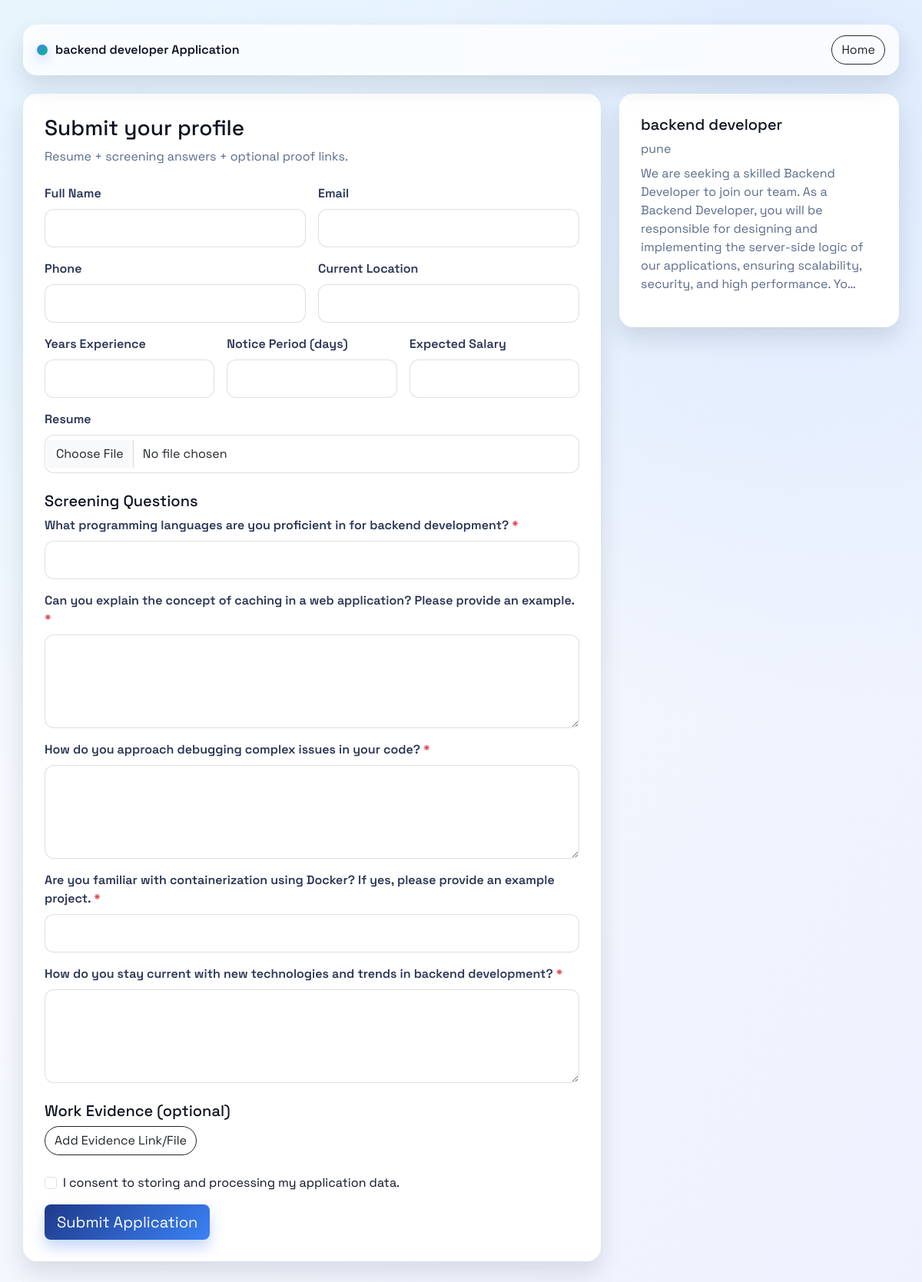
The page /apply/9/ on the database its author committed.
### core/models.py (models this page shows, shortened)
class Job(models.Model):
    title = models.CharField(max_length=255)
    description = models.TextField()
    skills = models.JSONField(blank=True, null=True)
    location = models.CharField(max_length=120, blank=True)
    employment_type = models.CharField(max_length=40, blank=True)
    min_experience_years = models.PositiveSmallIntegerField(null=True, blank=True)
    created_by = models.ForeignKey(
        User,
        on_delete=models.SET_NULL,
        null=True,
        blank=True,
        related_name="jobs_created",
    )
    created_at = models.DateTimeField(auto_now_add=True)

class ScreeningQuestion(models.Model):
    QUESTION_TYPE_CHOICES = [
        ("knockout_bool", "Knockout Bool"),
        ("single_choice", "Single Choice"),
        ("multi_choice", "Multi Choice"),
        ("short_text", "Short Text"),
        ("long_text", "Long Text"),
        ("number", "Number"),
        ("file", "File Upload"),
        ("url", "URL"),
    ]
    BUCKET_CHOICES = [
        ("skills_evidence", "Skills Evidence"),
        ("problem_solving", "Problem Solving"),
        ("role_fit", "Role Fit"),
        ("work_style", "Work Style"),
    ]
    job = models.ForeignKey(Job, on_delete=models.CASCADE, related_name="questions")
    prompt = models.TextField()
    question_type = models.CharField(max_length=20, choices=QUESTION_TYPE_CHOICES)
    is_required = models.BooleanField(default=True)
    is_knockout = models.BooleanField(default=False)
    knockout_rule = models.JSONField(null=True, blank=True)
    bucket = models.CharField(max_length=25, choices=BUCKET_CHOICES, blank=True)
    order = models.PositiveIntegerField(default=0)
    class Meta:
        ordering = ["order", "id"]

### core/views.py (the view, shortened to what this page needs)
# urls.py: path('apply/<int:job_id>/', views.candidate_apply, name="candidate_apply"),
def candidate_apply(request, job_id):
    job = get_object_or_404(Job, id=job_id)
    questions = list(job.questions.all())
    return render(
        request,
        "core/candidate_apply.html",
        {
            "job": job,
            "questions": questions,
        },
    )

### core/templates/core/candidate_apply.html (shortened to what this page needs)
<!DOCTYPE html>
<html>
<head>
    <link href="https://cdn.jsdelivr.net/npm/bootstrap@5.3.2/dist/css/bootstrap.min.css" rel="stylesheet">
    {% load static %}
    <link href="{% static 'core/style.css' %}" rel="stylesheet">
</head>
<body class="app-body">
<div class="container app-shell">
    <div class="app-nav mb-4">
        <div class="brand-mark">
            <span class="brand-dot"></span>
            <span>{{ job.title }} Application</span>
        </div>
        <a href="{% url 'home' %}" class="btn btn-outline-dark">Home</a>
    </div>
    <div class="row g-4">
        <div class="col-lg-8">
            <div class="app-card">
                <h3 class="mb-2">Submit your profile</h3>
                <p class="muted-text mb-4">Resume + screening answers + optional proof links.</p>
                <form method="post" enctype="multipart/form-data">
                    <div class="row g-3">
                        <div class="col-md-6">
                            <label class="form-label">Full Name</label>
                            <input class="form-control" name="full_name" required>
                        </div>
                        <div class="col-md-6">
                            <label class="form-label">Email</label>
                            <input class="form-control" type="email" name="email" required>
                        </div>
                        <div class="col-md-6">
                            <label class="form-label">Phone</label>
                            <input class="form-control" name="phone">
                        </div>
                        <div class="col-md-6">
                            <label class="form-label">Current Location</label>
                            <input class="form-control" name="current_location">
                        </div>
                        <div class="col-md-4">
                            <label class="form-label">Years Experience</label>
                            <input class="form-control" type="number" step="0.1" min="0" name="years_experience">
                        </div>
                        <div class="col-md-4">
                            <label class="form-label">Notice Period (days)</label>
                            <input class="form-control" type="number" min="0" name="notice_period_days">
                        </div>
                        <div class="col-md-4">
                            <label class="form-label">Expected Salary</label>
                            <input class="form-control" type="number" step="0.01" min="0" name="expected_salary">
                        </div>
                    </div>
                    <div class="mt-3">
                        <label class="form-label">Resume</label>
                        <input class="form-control" type="file" name="resume_file" accept="application/pdf,image/*" required>
                    </div>
                    <h5 class="mt-4">Screening Questions</h5>
                    {% if questions %}
                        {% for q in questions %}
                            <div class="mb-3">
                                <label class="form-label">
                                    {{ q.prompt }}
                                    {% if q.is_required %}<span class="text-danger">*</span>{% endif %}
                                </label>
                                {% if q.question_type == "long_text" %}
                                    <textarea class="form-control" rows="4" name="question_{{ q.id }}" {% if q.is_required %}required{% endif %}></textarea>
                                {% elif q.question_type == "number" %}
                                    <input type="number" class="form-control" name="question_{{ q.id }}" {% if q.is_required %}required{% endif %}>
                                {% elif q.question_type == "url" %}
                                    <input type="url" class="form-control" name="question_{{ q.id }}" {% if q.is_required %}required{% endif %}>
                                {% else %}
                                    <input type="text" class="form-control" name="question_{{ q.id }}" {% if q.is_required %}required{% endif %}>
                                {% endif %}
                            </div>
                        {% endfor %}
                    {% else %}
                        <p class="muted-text">No custom questions configured for this role.</p>
                    {% endif %}
                    <h5 class="mt-4">Work Evidence (optional)</h5>
                    <button type="button" class="btn btn-outline-dark" id="add-artifact-btn">Add Evidence Link/File</button>
                    <div class="form-check mt-4 mb-3">
                        <input class="form-check-input" type="checkbox" id="consent" name="consent_given" required>
                        <label class="form-check-label" for="consent">I consent to storing and processing my application data.</label>
                    </div>
                    <button class="btn btn-primary btn-lg" type="submit">Submit Application</button>
                </form>
            </div>
        </div>
        <div class="col-lg-4">
            <div class="app-card">
                <h5 class="mb-2">{{ job.title }}</h5>
                <p class="muted-text mb-2">{{ job.location }}</p>
                <p class="muted-text">{{ job.description|truncatechars:240 }}</p>
            </div>
        </div>
    </div>
</div>
</body>
</html>

### core/static/core/style.css (style rules this page uses)
:root { --ink-900: #0d1220; --ink-700: #2a3454; --ink-500: #5a6b8a; --surface: #ffffff; --surface-2: #f4f6fb; --brand-700: #1e3a8a; --brand-500: #3b82f6; --brand-300: #93c5fd; --accent-500: #10b981; --warning-500: #f59e0b; --danger-500: #ef4444; --shadow-lg: 0 24px 60px rgba(15, 23, 42, 0.15); --shadow-md: 0 14px 30px rgba(15, 23, 42, 0.12); --radius-xl: 24px; --radius-lg: 18px; --radius-md: 12px; }
* { box-sizing: border-box; }
body.app-body { font-family: "Space Grotesk", "Source Sans 3", sans-serif; color: var(--ink-900); background: radial-gradient(circle at 15% 15%, #e0f2fe 0%, transparent 45%), radial-gradient(circle at 85% 10%, #dbeafe 0%, transparent 42%), linear-gradient(120deg, #f8fafc 0%, #eef2ff 100%); min-height: 100vh; }
.app-shell { padding: 32px 0 64px; }
.app-nav { display: flex; align-items: center; justify-content: space-between; padding: 14px 18px; background: rgba(255, 255, 255, 0.8); border-radius: var(--radius-lg); box-shadow: var(--shadow-md); backdrop-filter: blur(10px); }
.brand-mark { display: inline-flex; align-items: center; gap: 10px; font-weight: 600; color: var(--ink-900); }
.brand-dot { width: 14px; height: 14px; border-radius: 50%; background: linear-gradient(135deg, var(--brand-500), var(--accent-500)); box-shadow: 0 6px 16px rgba(59, 130, 246, 0.35); }
.btn-primary { background: linear-gradient(135deg, var(--brand-700), var(--brand-500)); border: none; box-shadow: 0 10px 18px rgba(37, 99, 235, 0.25); }
.btn-outline-dark { border-radius: 999px; }
.app-card { background: var(--surface); border-radius: var(--radius-lg); box-shadow: var(--shadow-md); padding: 28px; }
.form-label { font-weight: 600; color: var(--ink-700); }
.form-control, .form-select { border-radius: 12px; border: 1px solid rgba(148, 163, 184, 0.35); padding: 12px 14px; }
.muted-text { color: var(--ink-500); }

### rows shown on the page
Job: title "backend developer", location "pune", description "We are seeking a skilled Backend Developer to join our team. As a Backend Developer, you will be responsible for designing and implementing the server-side logic of our applications, ensuring scalability, security, and high performance. Yo…"
ScreeningQuestion: prompt "What programming languages are you proficient in for backend development?"
ScreeningQuestion: prompt "Can you explain the concept of caching in a web application? Please provide an example."
ScreeningQuestion: prompt "How do you approach debugging complex issues in your code?"
ScreeningQuestion: prompt "Are you familiar with containerization using Docker? If yes, please provide an example project."
ScreeningQuestion: prompt "How do you stay current with new technologies and trends in backend development?"
